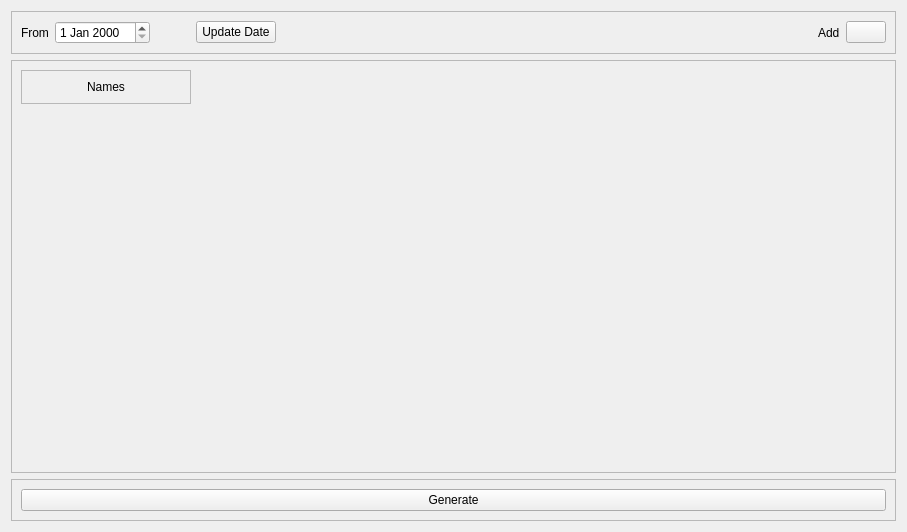
<?xml version="1.0" encoding="UTF-8"?>
<ui version="4.0">
 <class>Form</class>
 <widget class="QWidget" name="Form">
  <property name="geometry">
   <rect>
    <x>0</x>
    <y>0</y>
    <width>907</width>
    <height>532</height>
   </rect>
  </property>
  <property name="windowTitle">
   <string>Form</string>
  </property>
  <layout class="QVBoxLayout" name="verticalLayout">
   <item alignment="Qt::AlignTop">
    <widget class="QFrame" name="frame_2">
     <property name="frameShape">
      <enum>QFrame::StyledPanel</enum>
     </property>
     <property name="frameShadow">
      <enum>QFrame::Raised</enum>
     </property>
     <layout class="QHBoxLayout" name="horizontalLayout_2">
      <item>
       <widget class="QLabel" name="label">
        <property name="text">
         <string>From</string>
        </property>
       </widget>
      </item>
      <item>
       <widget class="QDateEdit" name="start_date_edit"/>
      </item>
      <item>
       <spacer name="horizontalSpacer_2">
        <property name="orientation">
         <enum>Qt::Horizontal</enum>
        </property>
        <property name="sizeType">
         <enum>QSizePolicy::Minimum</enum>
        </property>
        <property name="sizeHint" stdset="0">
         <size>
          <width>40</width>
          <height>20</height>
         </size>
        </property>
       </spacer>
      </item>
      <item>
       <widget class="QPushButton" name="update_date_btn">
        <property name="text">
         <string>Update Date</string>
        </property>
       </widget>
      </item>
      <item>
       <spacer name="horizontalSpacer_3">
        <property name="orientation">
         <enum>Qt::Horizontal</enum>
        </property>
        <property name="sizeHint" stdset="0">
         <size>
          <width>40</width>
          <height>20</height>
         </size>
        </property>
       </spacer>
      </item>
      <item>
       <widget class="QLabel" name="label_3">
        <property name="text">
         <string>Add</string>
        </property>
       </widget>
      </item>
      <item>
       <widget class="QPushButton" name="add_new_row_btn">
        <property name="text">
         <string/>
        </property>
        <property name="icon">
         <iconset>
          <normaloff>../assets/image/plus.png</normaloff>../assets/image/plus.png</iconset>
        </property>
       </widget>
      </item>
     </layout>
    </widget>
   </item>
   <item>
    <widget class="QScrollArea" name="scrollArea">
     <property name="widgetResizable">
      <bool>true</bool>
     </property>
     <widget class="QWidget" name="scrollAreaWidgetContents">
      <property name="geometry">
       <rect>
        <x>0</x>
        <y>0</y>
        <width>887</width>
        <height>392</height>
       </rect>
      </property>
      <layout class="QVBoxLayout" name="verticalLayout_2">
       <item alignment="Qt::AlignLeft|Qt::AlignTop">
        <widget class="QFrame" name="frame_select_order">
         <property name="frameShape">
          <enum>QFrame::StyledPanel</enum>
         </property>
         <property name="frameShadow">
          <enum>QFrame::Raised</enum>
         </property>
         <layout class="QGridLayout" name="gridLayout">
          <item row="0" column="0" alignment="Qt::AlignTop">
           <widget class="QLabel" name="label_names">
            <property name="minimumSize">
             <size>
              <width>150</width>
              <height>0</height>
             </size>
            </property>
            <property name="text">
             <string>Names</string>
            </property>
            <property name="alignment">
             <set>Qt::AlignCenter</set>
            </property>
           </widget>
          </item>
         </layout>
        </widget>
       </item>
      </layout>
     </widget>
    </widget>
   </item>
   <item alignment="Qt::AlignBottom">
    <widget class="QFrame" name="frame">
     <property name="frameShape">
      <enum>QFrame::StyledPanel</enum>
     </property>
     <property name="frameShadow">
      <enum>QFrame::Raised</enum>
     </property>
     <layout class="QHBoxLayout" name="horizontalLayout">
      <item>
       <widget class="QPushButton" name="generate_btn">
        <property name="text">
         <string>Generate</string>
        </property>
       </widget>
      </item>
     </layout>
    </widget>
   </item>
  </layout>
 </widget>
 <resources/>
 <connections/>
</ui>
